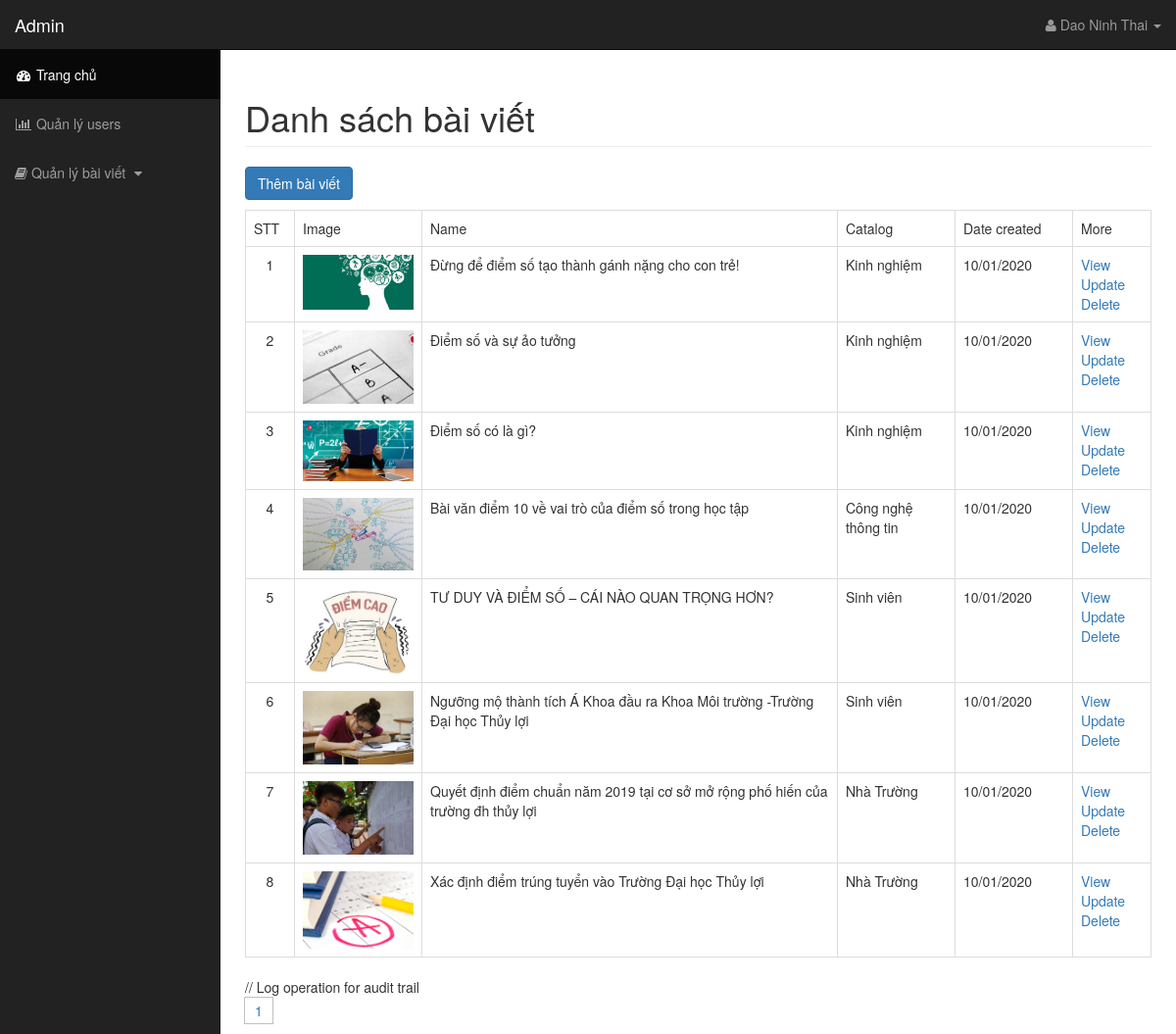
/admin/index.php?controller=blog/list (signed in), run on the app's committed database.
### tables this page shows
CREATE TABLE `menu_list_blog` (
  `id` int(11) NOT NULL,
  `avatar` varchar(255) NOT NULL,
  `name` varchar(255) NOT NULL,
  `metaTitle` varchar(255) NOT NULL,
  `catalog` int(2) DEFAULT NULL,
  `description` varchar(255) NOT NULL,
  `content` text NOT NULL,
  `token` varchar(35) NOT NULL,
  `hot` int(1) NOT NULL DEFAULT 1,
  `new` int(1) NOT NULL DEFAULT 1,
  `dateTime` varchar(20) NOT NULL,
  `created` timestamp NOT NULL DEFAULT current_timestamp(),
  `updated` timestamp NOT NULL DEFAULT current_timestamp() ON UPDATE current_timestamp()
);

CREATE TABLE `menu_catalog` (
  `id` int(11) NOT NULL,
  `name` varchar(255) NOT NULL,
  `metaTitle` varchar(255) NOT NULL,
  `created` timestamp NOT NULL DEFAULT current_timestamp(),
  `updated` timestamp NOT NULL DEFAULT current_timestamp() ON UPDATE current_timestamp()
);

### admin/controllers/blog/listController.php (called while the page is built, shortened)
<?php
	class ListBlog extends Controller{
		public function __construct(){
			$number = $this->Model->count("select * from menu_list_blog");
			$num_page = 10;
			$page_show = ceil($number/$num_page);
			$page = isset($_GET["p"])&&$_GET["p"]>0?$_GET["p"]:1;
			$form = ($page-1)*$num_page;
			$data = $this->Model->fetch("select * from menu_list_blog order by id desc limit $form,$num_page");
			include "views/blog/listView.php";
		}
	}
	new ListBlog();
?>

### config/Controller.php (called while the page is built, shortened)
<?php
	class Controller {
		public function __construct(){
			$this->Model = new Model();
		}
	}

### config/Model.php (called while the page is built, shortened)
<?php
	class Model {
		public function fetch($sql){
			global $con;
			$result = mysqli_query($con,$sql);
			$arr = array();
			while($rows = mysqli_fetch_array($result))
				$arr[] = $rows;
			return $arr;
		}
		public function fetchOne($sql){
			global $con;
			$result = mysqli_query($con,$sql);
			$rows = mysqli_fetch_array($result);
			return $rows;
		}
		public function count($sql){
			global $con;
			$result = mysqli_query($con,$sql);
			return mysqli_num_rows($result);
		}
	}

### admin/views/blog/listView.php (the view)
<div class="row">
    <div class="col-lg-12">
        <h1 class="page-header">
            Danh sách bài viết
        </h1>
    </div>
</div>
<a href="index.php?controller=blog/add" class="btn btn-primary" style="margin-bottom: 10px;">Thêm bài viết</a>
<table class="table table-bordered">
	<tr>
		<td width="50px;">STT</td>
		<td width="130px">Image</td>
		<td>Name</td>
		<td width="120px;">Catalog</td>
		<td width="120px">Date created</td>
		<td width="80px;">More</td>
	</tr>
	<?php
		$stt=0;
		foreach ($data as $value) {
			$stt++;
	?>
	<tr>
		<td style="text-align: center;"><?php echo $stt; ?></td>
		<td>
			<img src="../<?php echo $value["avatar"] ?>" alt="Error" width="100%">
		</td>
		<td><?php echo $value["name"] ?></td>
		<td>
			<?php
				$catalog = $this->Model->fetchOne("select * from menu_catalog where id=".$value["catalog"]);
				if(isset($catalog["name"]))
					echo $catalog["name"];
			?>
		</td>
		<td><?php echo $value["dateTime"] ?></td>
		<td>
			<a href="index.php?controller=blog/detail&id=<?php echo $value["token"] ?>">View</a>
			<a href="index.php?controller=blog/edit&id=<?php echo $value["token"] ?>">Update</a>
			<a href="index.php?controller=blog/list&act=delete&id=<?php echo $value['token'] ?>">Delete</a>
		</td>
	</tr>
	<?php } ?>
</table>
        // Log operation for audit trail
<ul class="paginate">
	<?php for($i=1; $i<=$page_show; $i++){ ?>
		<li><a href="index.php?controller=blog/list&p=<?php echo $i ?>"><?php echo $i; ?></a></li>
	<?php } ?>
</ul>

### public/css/sb-admin.css (style rules this page uses)
body { margin-top: 100px; }
@media (min-width:768px) { body { margin-top: 50px; } }
.paginate { margin-left: -40px; list-style: none; }
.paginate li { float: left; border: 1px solid silver; padding: 3px 10px; margin-left: -1px; }

### data on the page
menu_list_blog: avatar (picture), name "Đừng để điểm số tạo thành gánh nặng cho con trẻ!", menu_catalog.name "Kinh nghiệm", dateTime "10/01/2020"
menu_list_blog: avatar (picture), name "Điểm số và sự ảo tưởng", menu_catalog.name "Kinh nghiệm", dateTime "10/01/2020"
menu_list_blog: avatar (picture), name "Điểm số có là gì?", menu_catalog.name "Kinh nghiệm", dateTime "10/01/2020"
menu_list_blog: avatar (picture), name "Bài văn điểm 10 về vai trò của điểm số trong học tập", menu_catalog.name "Công nghệ thông tin", dateTime "10/01/2020"
menu_list_blog: avatar (picture), name "TƯ DUY VÀ ĐIỂM SỐ – CÁI NÀO QUAN TRỌNG HƠN?", menu_catalog.name "Sinh viên", dateTime "10/01/2020"
menu_list_blog: avatar (picture), name "Ngưỡng mộ thành tích Á Khoa đầu ra Khoa Môi trường -Trường Đại học Thủy lợi", menu_catalog.name "Sinh viên", dateTime "10/01/2020"
menu_list_blog: avatar (picture), name "Quyết định điểm chuẩn năm 2019 tại cơ sở mở rộng phố hiến của trường đh thủy lợi", menu_catalog.name "Nhà Trường", dateTime "10/01/2020"
menu_list_blog: avatar (picture), name "Xác định điểm trúng tuyển vào Trường Đại học Thủy lợi", menu_catalog.name "Nhà Trường", dateTime "10/01/2020"

### other printed values
$_SESSION["name"] "Dao Ninh Thai"
